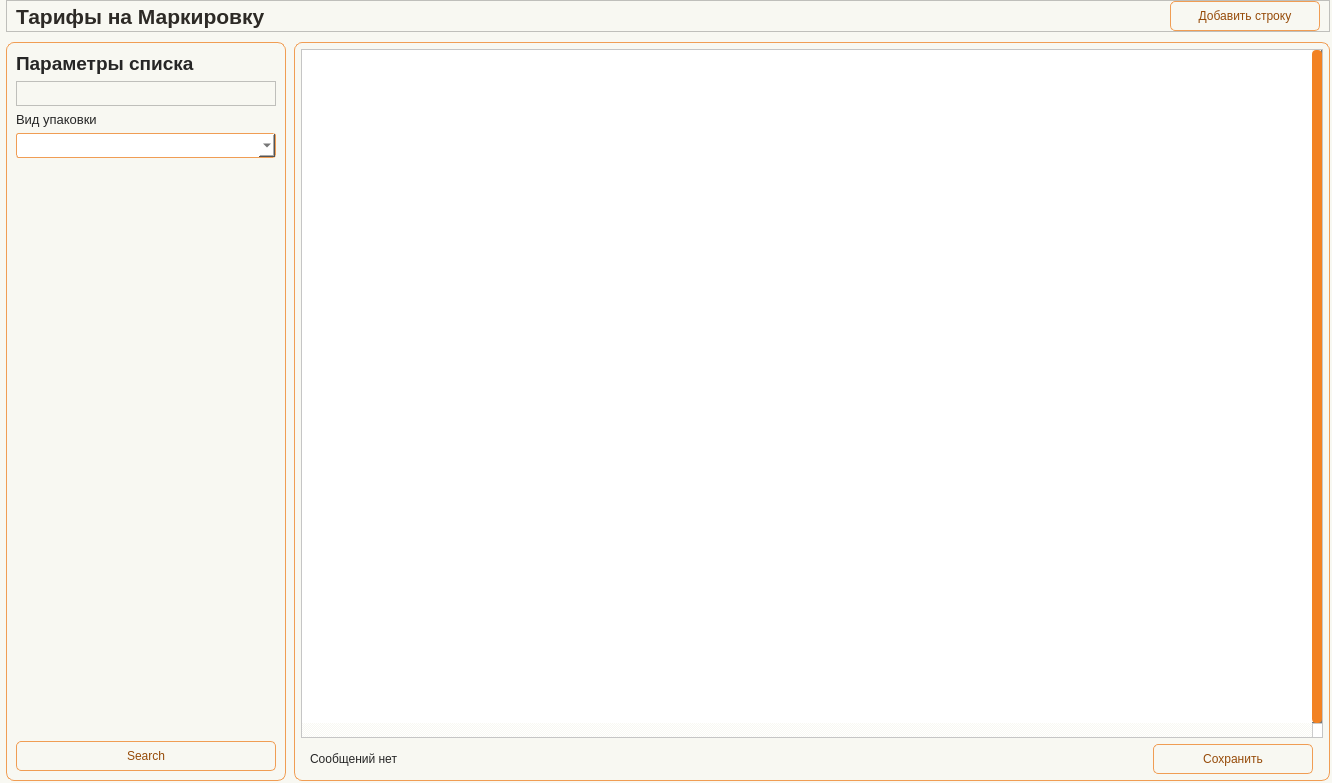
<?xml version="1.0" encoding="UTF-8"?>
<ui version="4.0">
 <class>Form</class>
 <widget class="QWidget" name="Form">
  <property name="geometry">
   <rect>
    <x>0</x>
    <y>0</y>
    <width>1332</width>
    <height>783</height>
   </rect>
  </property>
  <property name="minimumSize">
   <size>
    <width>930</width>
    <height>650</height>
   </size>
  </property>
  <property name="windowTitle">
   <string>Form</string>
  </property>
  <property name="styleSheet">
   <string notr="true">/* ===== BASE PREVIEW STYLE FOR DESIGNER ===== */

QWidget {
    background-color: #f8f8f2;
    color: #262626;
    font: 10pt &quot;Tahoma&quot;;
}

/* ===== LABELS ===== */

QLabel {
    color: #262626;
}

#Title_label {
    font: 16pt &quot;Tahoma&quot;;
    font-weight: 700;
    color: #2D2A26;
}

QLabel#label_filter_title {
    font: 14pt &quot;Tahoma&quot;;
    font-weight: 700;
}

/* ===== INPUTS ===== */

QLineEdit, QComboBox, QDateEdit {
    border: 1px solid #f09d54;
    border-radius: 3px;
    padding: 2px;
    background-color: #ffffff;
    color: #262626;
}

/* ===== BUTTONS ===== */

QPushButton {
    border: 1px solid #f09d54;
    border-radius: 5px;
    background-color: #f8f8f2;
    color: #964b09;
    padding: 4px;
}

/* ===== TABLE ===== */

QTableWidget {
    background-color: #ffffff;
    gridline-color: #f28223;
    selection-background-color: #f5d3b5;
    selection-color: #262626;
}

QHeaderView::section {
    background-color: #f5d3b5;
    border: 1px solid #f28223;
    padding: 3px;
}

/* ===== FRAMES ===== */

QFrame#frame_LeftPanel, 
QFrame#frame_RightPanel {
    border: 1px solid #f28223;
    border-radius: 5px;
}

/* ===== SCROLL ===== */

QScrollBar:vertical {
    background: #f8f8f2;
    width: 10px;
}

QScrollBar::handle:vertical {
    background: #f28223;
    border-radius: 4px;
}</string>
  </property>
  <layout class="QHBoxLayout" name="horizontalLayout">
   <property name="leftMargin">
    <number>0</number>
   </property>
   <property name="topMargin">
    <number>0</number>
   </property>
   <property name="rightMargin">
    <number>0</number>
   </property>
   <property name="bottomMargin">
    <number>0</number>
   </property>
   <item>
    <widget class="QWidget" name="widget" native="true">
     <layout class="QVBoxLayout" name="verticalLayout">
      <property name="spacing">
       <number>10</number>
      </property>
      <property name="leftMargin">
       <number>6</number>
      </property>
      <property name="topMargin">
       <number>0</number>
      </property>
      <property name="rightMargin">
       <number>2</number>
      </property>
      <property name="bottomMargin">
       <number>2</number>
      </property>
      <item>
       <widget class="QFrame" name="frame_2">
        <property name="minimumSize">
         <size>
          <width>0</width>
          <height>32</height>
         </size>
        </property>
        <property name="maximumSize">
         <size>
          <width>16777215</width>
          <height>32</height>
         </size>
        </property>
        <property name="frameShape">
         <enum>QFrame::Shape::StyledPanel</enum>
        </property>
        <property name="frameShadow">
         <enum>QFrame::Shadow::Raised</enum>
        </property>
        <layout class="QHBoxLayout" name="horizontalLayout_2">
         <property name="spacing">
          <number>0</number>
         </property>
         <property name="topMargin">
          <number>0</number>
         </property>
         <property name="bottomMargin">
          <number>0</number>
         </property>
         <item>
          <widget class="QLabel" name="Title_label">
           <property name="minimumSize">
            <size>
             <width>0</width>
             <height>30</height>
            </size>
           </property>
           <property name="maximumSize">
            <size>
             <width>16777215</width>
             <height>30</height>
            </size>
           </property>
           <property name="font">
            <font>
             <family>Tahoma</family>
             <pointsize>16</pointsize>
             <italic>false</italic>
             <bold>true</bold>
            </font>
           </property>
           <property name="layoutDirection">
            <enum>Qt::LayoutDirection::LeftToRight</enum>
           </property>
           <property name="text">
            <string>Тарифы на Маркировку</string>
           </property>
          </widget>
         </item>
         <item>
          <spacer name="horizontalSpacer_top">
           <property name="orientation">
            <enum>Qt::Orientation::Horizontal</enum>
           </property>
           <property name="sizeHint" stdset="0">
            <size>
             <width>883</width>
             <height>25</height>
            </size>
           </property>
          </spacer>
         </item>
         <item>
          <widget class="QPushButton" name="btn_AddLine">
           <property name="minimumSize">
            <size>
             <width>150</width>
             <height>30</height>
            </size>
           </property>
           <property name="maximumSize">
            <size>
             <width>150</width>
             <height>30</height>
            </size>
           </property>
           <property name="text">
            <string>Добавить строку</string>
           </property>
           <property name="icon">
            <iconset resource="../resource.qrc">
             <normaloff>:/icon/icon/plus-circle — копия — копия.svg</normaloff>:/icon/icon/plus-circle — копия — копия.svg</iconset>
           </property>
          </widget>
         </item>
        </layout>
       </widget>
      </item>
      <item>
       <widget class="QFrame" name="frame_Content">
        <property name="frameShape">
         <enum>QFrame::Shape::NoFrame</enum>
        </property>
        <property name="frameShadow">
         <enum>QFrame::Shadow::Plain</enum>
        </property>
        <layout class="QHBoxLayout" name="horizontalLayout_content">
         <property name="spacing">
          <number>8</number>
         </property>
         <property name="leftMargin">
          <number>0</number>
         </property>
         <property name="topMargin">
          <number>0</number>
         </property>
         <property name="rightMargin">
          <number>0</number>
         </property>
         <property name="bottomMargin">
          <number>0</number>
         </property>
         <item>
          <widget class="QFrame" name="frame_LeftPanel">
           <property name="minimumSize">
            <size>
             <width>280</width>
             <height>0</height>
            </size>
           </property>
           <property name="maximumSize">
            <size>
             <width>300</width>
             <height>16777215</height>
            </size>
           </property>
           <property name="styleSheet">
            <string notr="true">#frame_LeftPanel {border: 1px solid #f09d54; border-radius: 8px;}</string>
           </property>
           <property name="frameShape">
            <enum>QFrame::Shape::StyledPanel</enum>
           </property>
           <property name="frameShadow">
            <enum>QFrame::Shadow::Raised</enum>
           </property>
           <layout class="QVBoxLayout" name="verticalLayout_left">
            <item>
             <widget class="QLabel" name="label_filter_title">
              <property name="font">
               <font>
                <family>Tahoma</family>
                <pointsize>14</pointsize>
                <italic>false</italic>
                <bold>true</bold>
               </font>
              </property>
              <property name="text">
               <string>Параметры списка</string>
              </property>
             </widget>
            </item>
            <item>
             <widget class="QFrame" name="frame">
              <property name="minimumSize">
               <size>
                <width>0</width>
                <height>25</height>
               </size>
              </property>
              <property name="maximumSize">
               <size>
                <width>16777215</width>
                <height>25</height>
               </size>
              </property>
              <property name="frameShape">
               <enum>QFrame::Shape::StyledPanel</enum>
              </property>
              <property name="frameShadow">
               <enum>QFrame::Shadow::Raised</enum>
              </property>
             </widget>
            </item>
            <item>
             <widget class="QLabel" name="label_5">
              <property name="font">
               <font>
                <family>Tahoma</family>
                <pointsize>10</pointsize>
                <italic>false</italic>
                <bold>false</bold>
               </font>
              </property>
              <property name="text">
               <string>Вид упаковки</string>
              </property>
             </widget>
            </item>
            <item>
             <widget class="QComboBox" name="line_PackType">
              <property name="minimumSize">
               <size>
                <width>0</width>
                <height>25</height>
               </size>
              </property>
              <property name="maximumSize">
               <size>
                <width>16777215</width>
                <height>25</height>
               </size>
              </property>
             </widget>
            </item>
            <item>
             <spacer name="verticalSpacer_filters">
              <property name="orientation">
               <enum>Qt::Orientation::Vertical</enum>
              </property>
              <property name="sizeHint" stdset="0">
               <size>
                <width>20</width>
                <height>600</height>
               </size>
              </property>
             </spacer>
            </item>
            <item>
             <widget class="QPushButton" name="btn_Search">
              <property name="minimumSize">
               <size>
                <width>0</width>
                <height>30</height>
               </size>
              </property>
              <property name="maximumSize">
               <size>
                <width>16777215</width>
                <height>30</height>
               </size>
              </property>
              <property name="text">
               <string>Search</string>
              </property>
              <property name="icon">
               <iconset resource="../resource.qrc">
                <normaloff>:/icon/icon/search — копия — копия.svg</normaloff>:/icon/icon/search — копия — копия.svg</iconset>
              </property>
             </widget>
            </item>
           </layout>
          </widget>
         </item>
         <item>
          <widget class="QFrame" name="frame_RightPanel">
           <property name="styleSheet">
            <string notr="true">#frame_RightPanel {border: 1px solid #f09d54; border-radius: 8px;}</string>
           </property>
           <property name="frameShape">
            <enum>QFrame::Shape::StyledPanel</enum>
           </property>
           <property name="frameShadow">
            <enum>QFrame::Shadow::Raised</enum>
           </property>
           <layout class="QVBoxLayout" name="verticalLayout_right">
            <property name="spacing">
             <number>6</number>
            </property>
            <property name="leftMargin">
             <number>6</number>
            </property>
            <property name="topMargin">
             <number>6</number>
            </property>
            <property name="rightMargin">
             <number>6</number>
            </property>
            <property name="bottomMargin">
             <number>6</number>
            </property>
            <item>
             <layout class="QHBoxLayout" name="horizontalLayout_topRight">
              <property name="spacing">
               <number>6</number>
              </property>
              <property name="leftMargin">
               <number>0</number>
              </property>
              <property name="topMargin">
               <number>0</number>
              </property>
              <property name="rightMargin">
               <number>0</number>
              </property>
              <property name="bottomMargin">
               <number>0</number>
              </property>
             </layout>
            </item>
            <item>
             <widget class="QTableWidget" name="table">
              <property name="verticalScrollBarPolicy">
               <enum>Qt::ScrollBarPolicy::ScrollBarAlwaysOn</enum>
              </property>
              <property name="horizontalScrollBarPolicy">
               <enum>Qt::ScrollBarPolicy::ScrollBarAlwaysOn</enum>
              </property>
              <property name="sizeAdjustPolicy">
               <enum>QAbstractScrollArea::SizeAdjustPolicy::AdjustToContents</enum>
              </property>
              <property name="autoScrollMargin">
               <number>10</number>
              </property>
              <property name="selectionMode">
               <enum>QAbstractItemView::SelectionMode::SingleSelection</enum>
              </property>
              <property name="textElideMode">
               <enum>Qt::TextElideMode::ElideMiddle</enum>
              </property>
              <property name="sortingEnabled">
               <bool>true</bool>
              </property>
              <property name="wordWrap">
               <bool>false</bool>
              </property>
              <property name="rowCount">
               <number>0</number>
              </property>
              <property name="columnCount">
               <number>0</number>
              </property>
              <attribute name="horizontalHeaderCascadingSectionResizes">
               <bool>true</bool>
              </attribute>
              <attribute name="horizontalHeaderMinimumSectionSize">
               <number>55</number>
              </attribute>
              <attribute name="horizontalHeaderDefaultSectionSize">
               <number>100</number>
              </attribute>
              <attribute name="horizontalHeaderShowSortIndicator" stdset="0">
               <bool>true</bool>
              </attribute>
              <attribute name="horizontalHeaderStretchLastSection">
               <bool>true</bool>
              </attribute>
              <attribute name="verticalHeaderVisible">
               <bool>false</bool>
              </attribute>
              <attribute name="verticalHeaderCascadingSectionResizes">
               <bool>true</bool>
              </attribute>
              <attribute name="verticalHeaderMinimumSectionSize">
               <number>24</number>
              </attribute>
              <attribute name="verticalHeaderDefaultSectionSize">
               <number>25</number>
              </attribute>
              <attribute name="verticalHeaderHighlightSections">
               <bool>false</bool>
              </attribute>
             </widget>
            </item>
            <item>
             <widget class="QFrame" name="frame_Update">
              <property name="minimumSize">
               <size>
                <width>0</width>
                <height>0</height>
               </size>
              </property>
              <property name="maximumSize">
               <size>
                <width>16777215</width>
                <height>50</height>
               </size>
              </property>
              <layout class="QHBoxLayout" name="horizontalLayout_4">
               <property name="spacing">
                <number>0</number>
               </property>
               <property name="leftMargin">
                <number>0</number>
               </property>
               <property name="topMargin">
                <number>0</number>
               </property>
               <property name="rightMargin">
                <number>0</number>
               </property>
               <property name="bottomMargin">
                <number>0</number>
               </property>
               <item>
                <widget class="QFrame" name="frame_4">
                 <property name="minimumSize">
                  <size>
                   <width>0</width>
                   <height>0</height>
                  </size>
                 </property>
                 <layout class="QVBoxLayout" name="verticalLayout_5">
                  <property name="leftMargin">
                   <number>9</number>
                  </property>
                  <property name="topMargin">
                   <number>0</number>
                  </property>
                  <property name="rightMargin">
                   <number>0</number>
                  </property>
                  <property name="bottomMargin">
                   <number>0</number>
                  </property>
                  <item>
                   <widget class="QLabel" name="label_msg">
                    <property name="text">
                     <string>Сообщений нет</string>
                    </property>
                   </widget>
                  </item>
                 </layout>
                </widget>
               </item>
               <item>
                <widget class="QFrame" name="frame_5">
                 <property name="minimumSize">
                  <size>
                   <width>120</width>
                   <height>0</height>
                  </size>
                 </property>
                 <property name="maximumSize">
                  <size>
                   <width>180</width>
                   <height>16777215</height>
                  </size>
                 </property>
                 <layout class="QHBoxLayout" name="horizontalLayout_3">
                  <property name="spacing">
                   <number>0</number>
                  </property>
                  <property name="leftMargin">
                   <number>0</number>
                  </property>
                  <property name="topMargin">
                   <number>0</number>
                  </property>
                  <property name="rightMargin">
                   <number>0</number>
                  </property>
                  <property name="bottomMargin">
                   <number>0</number>
                  </property>
                  <item>
                   <widget class="QPushButton" name="btn_Save">
                    <property name="minimumSize">
                     <size>
                      <width>160</width>
                      <height>30</height>
                     </size>
                    </property>
                    <property name="maximumSize">
                     <size>
                      <width>160</width>
                      <height>16777215</height>
                     </size>
                    </property>
                    <property name="text">
                     <string>Сохранить</string>
                    </property>
                    <property name="icon">
                     <iconset resource="../resource.qrc">
                      <normaloff>:/icon/icon/save — копия — копия.svg</normaloff>:/icon/icon/save — копия — копия.svg</iconset>
                    </property>
                   </widget>
                  </item>
                 </layout>
                </widget>
               </item>
              </layout>
             </widget>
            </item>
           </layout>
          </widget>
         </item>
        </layout>
       </widget>
      </item>
     </layout>
    </widget>
   </item>
  </layout>
 </widget>
 <resources>
  <include location="../resource.qrc"/>
 </resources>
 <connections/>
</ui>
